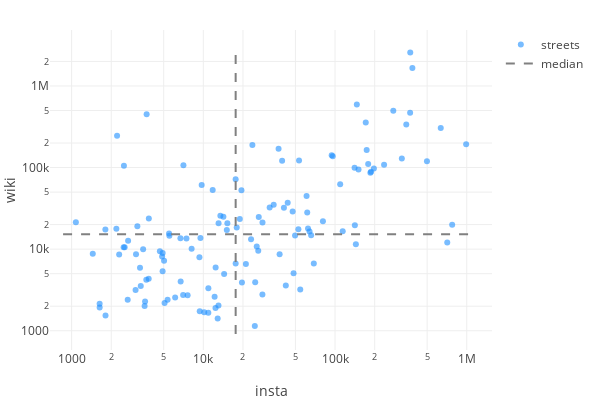

Here is the notebook cell this chart was saved with:
### Code cell
insta_wiki_scatter(city_data)

### Figure 1 — Plotly figure (JSON) as saved in the notebook; plotly's stock layout.template omitted (floating-point values rounded to 4 significant figures)
{"data": [{"hoverinfo": "text", "marker": {"color": "dodgerblue", "opacity": 0.6}, "mode": "markers", "name": "streets", "showlegend": true, "text": ["<i>Mühlenstraße</i><br>East Side Gallery, 124926<br>Mercedes-Benz Arena ..., 67963", "<i>Pariser Platz</i><br>Pariser Platz, 19878", "<i>Dircksenstraße</i><br>Berlin Alexanderplat..., 12068", "<i>Unter Den Linden</i><br>Humboldt University ..., 155456<br>Hotel Adlon, 62916<br>Kronprinzenpalais, 31931<br>Berlin Brandenburger..., 6051<br>Warschauer Straße, 4032", "<i>Am Lustgarten</i><br>Berlin Cathedral, 100669<br>Lustgarten, 18932", "<i>Platz Der Republik</i><br>Reichstag dome, 756577<br>Bundestag, 507842<br>Reichstag building, 393733", "<i>Ebertstraße</i><br>Berlin Wall, 2574641", "<i>Friedrichstraße</i><br>Checkpoint Charlie, 386808<br>Friedrichstraße, 26010<br>Friedrichstadt-Palas..., 13018<br>Admiralspalast, 6366<br>The Westin Grand Ber..., 5086", "<i>Cora-Berliner-Straße</i><br>Memorial to the Murd..., 337363", "<i>Potsdamer Platz</i><br>Potsdamer Platz, 119613<br>Berlin Potsdamer Pla..., 9958", "<i>Bodestraße</i><br>Pergamon Museum, 157339<br>Museum Island, 114663<br>Altes Museum, 67883<br>Bode Museum, 44619<br>Alte Nationalgalerie, 41013", "<i>Budapester Straße</i><br>Kaiser Wilhelm Memor..., 99786<br>Aquarium Berlin, 8001<br>2016 Berlin truck at..., 242", "<i>John-Foster-Dulles-Allee</i><br>Mitte, 51439<br>Tiergarten, Berlin, 26299<br>Haus der Kulturen de..., 19754", "<i>Hardenbergplatz</i><br>Berlin Zoological Ga..., 64648<br>Berlin Zoologischer ..., 24439", "<i>Gendarmenmarkt</i><br>Gendarmenmarkt, 44959<br>Konzerthaus Berlin, 26031<br>French Cathedral, Be..., 15216", "<i>Tauentzienstraße</i><br>Kaufhaus des Westens, 55818<br>Breitscheidplatz, 25095<br>Europa-Center, 11304<br>City West, 10494<br>Tauentzienstraße, 7755", "<i>Panoramastraße</i><br>Fernsehturm Berlin, 163664", "<i>Karl-Liebknecht-Straße</i><br>Berlin Palace, 33600<br>DDR Museum, 32142<br>AquaDom, 19257<br>St. Mary's Church, B..., 16630<br>Marx-Engels Forum, 12384", "<i>Potsdamer Straße</i><br>Sony Center, 38851<br>Neue Nationalgalerie, 34661<br>Berlin Wintergarten ..., 9531<br>Kulturforum, 8365<br>Deutsche Kinemathek, 3381", "<i>Brandenburger Tor</i><br>Brandenburg Gate, 592225", "<i>Kurfürstendamm</i><br>Schaubühne, 8663<br>Adenauerplatz (Berli..., 2823", "<i>Invalidenstraße</i><br>Hamburger Bahnhof, 19608", "<i>Europaplatz</i><br>Berlin Hauptbahnhof, 99538", "<i>Rosenthaler Straße</i><br>Hackesche Höfe, 16527", "<i>Lindenstraße</i><br>Jewish Museum, Berli..., 62533", "<i>Großer Stern</i><br>Berlin Victory Colum..., 105435<br>Straße des 17. Juni, 27282<br>Großer Stern, 4552", "<i>Niederkirchnerstraße</i><br>Topography of Terror, 123188<br>Abgeordnetenhaus of ..., 18360", "<i>Behrenstraße</i><br>Komische Oper Berlin, 11740<br>Academy of Arts, Ber..., 10198", "<i>Luckenwalder Straße</i><br>Gleisdreieck (Berlin..., 6652", "<i>Skalitzer Straße</i><br>Kottbusser Tor (Berl..., 9438<br>Berlin Görlitzer Bah..., 5405", "<i>Oranienstraße</i><br>SO36, 13265<br>Core Tex Records, 3201", "<i>Alexanderstraße</i><br>Park Inn Berlin, 13809<br>Berlin Jannowitzbrüc..., 4132", "<i>Spandauer Straße</i><br>Mitte (locality), 28173", "<i>Oranienburger Straße</i><br>New Synagogue, Berli..., 23201<br>Oranienburger Straße, 17649<br>Monbijou Park, 3969", "<i>Französische Straße</i><br>Französische Straße ..., 3197", "<i>Karl-Marx-Allee</i><br>Friedrichshain, 46467<br>Karl-Marx-Allee, 45865<br>Frankfurter Tor, 11482<br>Computerspielemuseum..., 10945<br>Kino International, 7406", "<i>Möckernstraße</i><br>Tempodrom, 17528", "<i>Reichstagufer</i><br>Tränenpalast, 14747", "<i>Hardenbergstraße</i><br>Ufa-Palast am Zoo, 5068", "<i>Herbert-Von-Karajan-Straße</i><br>Berliner Philharmoni..., 28881", "<i>Rathausstraße</i><br>Rotes Rathaus, 22980<br>Neptunbrunnen, 13990", "<i>Hasenheide</i><br>Neue Welt (Berlin), 3588", "<i>Oberbaumbrücke</i><br>Oberbaum Bridge, 32233", "<i>Alexanderplatz</i><br>Alexanderplatz, 118189<br>World Clock (Alexand..., 3206", "<i>Alte Jakobstraße</i><br>Berlinische Galerie, 8651", "<i>Leipziger Straße</i><br>Bundesrat of Germany, 152331<br>Wilhelmstrasse, 17412", "<i>Straße Des 17. Juni</i><br>Soviet War Memorial ..., 35100", "<i>Gleimstraße</i><br>Mauerpark, 32470", "<i>Trebbiner Straße</i><br>German Museum of Tec..., 21157", "<i>Paul-Lincke-Ufer</i><br>Paul-Lincke-Ufer, 2773", "<i>Erna-Samuel-Straße</i><br>Moabit, 24819", "<i>Schloßstraße</i><br>Bierpinsel, 7573<br>Schloßstraße (Berlin..., 1963", "<i>Mehringdamm</i><br>Schwules Museum, 6786<br>Mehringdamm, 4021", "<i>Bülowstraße</i><br>Bülowstraße (Berlin ..., 3931", "<i>Prinzenstraße</i><br>Böckler Park, 1140", "<i>09L/27R</i><br>Berlin Tempelhof Air..., 189462", "<i>Kreuzbergstraße</i><br>Viktoriapark, 13243", "<i>Warschauer Platz</i><br>Matrix (club), 6594", "<i>Wallstraße</i><br>Spittelmarkt (Berlin..., 3898", "<i>Prenzlauer Allee</i><br>Prenzlauer Berg, 50057<br>Zeiss Major Planetar..., 2563", "<i>Georgenstraße</i><br>Berlin Friedrichstra..., 23492", "<i>Albrechtstraße</i><br>Bunker (Berlin), 18466", "<i>Wittenbergplatz</i><br>Wittenbergplatz (Ber..., 6655", "<i>Bebelplatz</i><br>Bebelplatz, 37783<br>Berlin State Opera, 34248", "<i>Badstraße</i><br>Gesundbrunnen (Berli..., 9800<br>Berlin-Gesundbrunnen..., 8636<br>Pankstraße (Berlin U..., 2359", "<i>Leipziger Platz</i><br>Mall of Berlin, 12129<br>Leipziger Platz, 5078", "<i>Knaackstraße</i><br>Wasserturm Prenzlaue..., 4974", "<i>Klingelhöferstraße</i><br>Bauhaus Archive, 24991", "<i>Schloßplatz</i><br>European School of M..., 15436<br>Humboldt Box, 10277", "<i>Halenseestraße</i><br>Charlottenburg-Wilme..., 20705", "<i>Motzstraße</i><br>Viktoria-Luise-Platz, 2040", "<i>B96</i><br>Franz-Neumann-Platz ..., 1411", "<i>Hermannplatz</i><br>Hermannplatz (Berlin..., 5978", "<i>Rosa-Luxemburg-Straße</i><br>Rosa-Luxemburg-Straß..., 1905", "<i>Neue Schönhauser Straße</i><br>Weinmeisterstraße (B..., 2611", "<i>Spreeweg</i><br>Bellevue Palace (Ger..., 53033", "<i>Waldemarstraße</i><br>Görlitzer Bahnhof (B..., 3306", "<i>Mariannenplatz</i><br>St. Thomas, Berlin, 1660", "<i>B109</i><br>Prenzlauer Allee, 1686", "<i>Willy-Brandt-Straße</i><br>German Chancellery, 61294", "<i>Stresemannstraße</i><br>Martin-Gropius-Bau, 10836<br>Hebbel am Ufer, 2906", "<i>Turmstraße</i><br>Turmstraße, 1739", "<i>Am Friedrichshain</i><br>Märchenbrunnen, 7956", "<i>Hildegard-Knef-Platz</i><br>Berlin Südkreuz, 10082", "<i>Heinrich-Heine-Straße</i><br>Heinrich-Heine-Straß..., 2714", "<i>Klopstockstraße</i><br>Hansaviertel, 13529", "<i>Spandauer Damm</i><br>Charlottenburg Palac..., 106828", "<i>Osloer Straße</i><br>Osloer Straße (Berli..., 2751", "<i>Segitzdamm</i><br>Moritzplatz (Berlin ..., 4013", "<i>Dickhardtstraße</i><br>Steglitz, 13575", "<i>Gabriele-Tergit-Promenade</i><br>Mendelssohn-Barthold..., 2553", "<i>John-F.-Kennedy-Platz</i><br>Rathaus Schöneberg, 14635", "<i>Waterloo-Ufer</i><br>Landwehr Canal, 15601", "<i>Müllerstraße</i><br>Berlin-Wedding stati..., 2405", "<i>Gneisenaustraße</i><br>Gneisenaustraße (Ber..., 2187", "<i>Fischerinsel</i><br>Fischerinsel, 7213", "<i>Schützenstraße</i><br>Friedrichstadt (Berl..., 8992", "<i>Konrad-Adenauer-Straße</i><br>Bundestag (Berlin U-..., 5351", "<i>Messedamm</i><br>Internationales Cong..., 8118", "<i>Paul-Heyse-Straße</i><br>Velodrom (Berlin), 9456", "<i>Werderscher Markt</i><br>Federal Foreign Offi..., 23734", "<i>Brunnenstraße</i><br>Rosenthaler Platz (B..., 4344", "<i>An Der Kolonnade</i><br>Führerbunker, 451536", "<i>Stuttgarter Platz</i><br>Berlin-Charlottenbur..., 4213", "<i>Hausvogteiplatz</i><br>Hausvogteiplatz (Ber..., 2281", "<i>Beusselstraße</i><br>Berlin Beusselstraße..., 2006", "<i>Tiergartenstraße</i><br>Kunstgewerbemuseum B..., 6493<br>Canisius-Kolleg Berl..., 3465", "<i>Sophienstraße</i><br>Sophienkirche (Berli..., 3536", "<i>Greifswalder Straße</i><br>Ernst-Thälmann-Park, 4693<br>Berlin Greifswalder ..., 1219", "<i>Hinter Der Katholischen Kirche</i><br>St. Hedwig's Cathedr..., 19077", "<i>Lehrter Straße</i><br>Poststadion, 8648", "<i>Bornholmer Straße</i><br>Berlin Bornholmer St..., 3158", "<i>Am Köllnischen Park</i><br>Märkisches Museum, 10853<br>Jannowitz Bridge, 1830", "<i>Wexstraße</i><br>Berlin Innsbrucker P..., 2402", "<i>Warschauer Brücke</i><br>Berlin Warschauer St..., 10526", "<i>Brückenstraße</i><br>KitKatClub, 105488", "<i>Mittelstraße</i><br>Steglitz-Zehlendorf, 10564", "<i>Wiener Straße</i><br>Görlitzer Park, 8594", "<i>Rüdersdorfer Straße</i><br>Berghain, 245807", "<i>Maaßenstraße</i><br>Nollendorfplatz, 11422<br>Nollendorfplatz (Ber..., 6407", "<i>Friedrich-Wilhelm-Platz</i><br>Friedrich-Wilhelm-Pl..., 1542", "<i>Lennéstraße</i><br>Memorial to Homosexu..., 17430", "<i>Südstern</i><br>Südstern (Berlin U-B..., 1929", "<i>An Der Putlitzbrücke</i><br>Berlin Westhafen sta..., 2139", "<i>Waldsteg</i><br>Soviet War Memorial ..., 8765", "<i>An Der Spandauer Brücke</i><br>Hackescher Markt, 21364"], "textfont": {"color": "lightgrey", "size": 8}, "type": "scatter", "uid": "43fc318c-58aa-11e9-83be-3c15c2cf2370", "x": [989076, 774695, 710963, 634486, 498553, 386438, 372198, 371481, 347330, 321349, 276756, 235633, 197163, 187589, 185429, 178426, 173778, 171038, 150733, 146356, 143892, 141353, 140688, 114298, 109365, 96001, 94302, 80870, 68981, 65845, 64014, 62353, 61474, 60783, 54430, 53285, 52677, 49704, 48422, 47653, 43696, 42276, 40906, 39639, 37947, 37261, 34212, 31884, 28132, 28093, 26350, 26117, 25428, 24761, 24592, 23578, 23030, 21046, 19642, 19468, 18917, 17929, 17600, 17593, 15221, 15074, 14385, 14202, 13468, 13052, 13030, 12848, 12399, 12371, 12179, 11779, 10920, 10913, 10153, 9714, 9508, 9392, 9337, 8147, 7599, 7443, 7062, 7024, 6728, 6701, 6110, 5522, 5495, 5354, 5079, 5034, 4911, 4907, 4866, 4680, 3858, 3848, 3712, 3691, 3613, 3582, 3491, 3351, 3306, 3156, 3084, 3060, 2685, 2666, 2528, 2496, 2483, 2296, 2214, 2187, 1809, 1804, 1633, 1632, 1448, 1077], "y": [192889, 19878, 12068, 304766, 119601, 1658152, 2574641, 468980, 337363, 129571, 498244, 108029, 97492, 89087, 86206, 110466, 163664, 357894, 94789, 592225, 11486, 19608, 99538, 16527, 62533, 137269, 141548, 21938, 6652, 14843, 16466, 17941, 28173, 44819, 3197, 122165, 17528, 14747, 5068, 28881, 36970, 3588, 32233, 121395, 8651, 169743, 35100, 32470, 21157, 2773, 24819, 9536, 10807, 3931, 1140, 189462, 13243, 6594, 3898, 52620, 23492, 18466, 6655, 72031, 20795, 17207, 4974, 24991, 25713, 20705, 2040, 1411, 5978, 1905, 2611, 53033, 3306, 1660, 1686, 61294, 13742, 1739, 7956, 10082, 2714, 13529, 106828, 2751, 4013, 13575, 2553, 14635, 15601, 2405, 2187, 7213, 8992, 5351, 8118, 9456, 23734, 4344, 451536, 4213, 2281, 2006, 9958, 3536, 5912, 19077, 8648, 3158, 12683, 2402, 10526, 105488, 10564, 8594, 245807, 17829, 1542, 17430, 1929, 2139, 8765, 21364]}, {"hoverinfo": "none", "line": {"color": "grey", "dash": "dash", "width": 2}, "mode": "lines", "name": "median", "showlegend": true, "type": "scatter", "uid": "43fc33c6-58aa-11e9-95fb-3c15c2cf2370", "x": [861.6, 1187000.0], "y": [15222, 15222]}, {"hoverinfo": "none", "line": {"color": "grey", "dash": "dash", "width": 2}, "mode": "lines", "showlegend": false, "type": "scatter", "uid": "43fc34ca-58aa-11e9-8ee0-3c15c2cf2370", "x": [17600.0, 17600.0], "y": [912, 3090000.0]}], "layout": {"height": 400, "hovermode": "closest", "margin": {"b": 50, "l": 50, "r": 30, "t": 30}, "width": 600, "xaxis": {"title": "insta", "type": "log"}, "yaxis": {"title": "wiki", "type": "log"}}}
